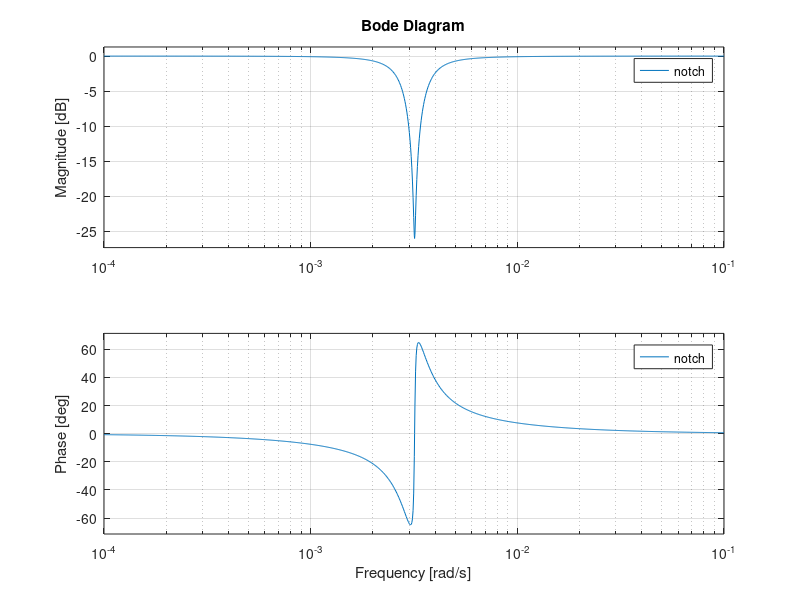
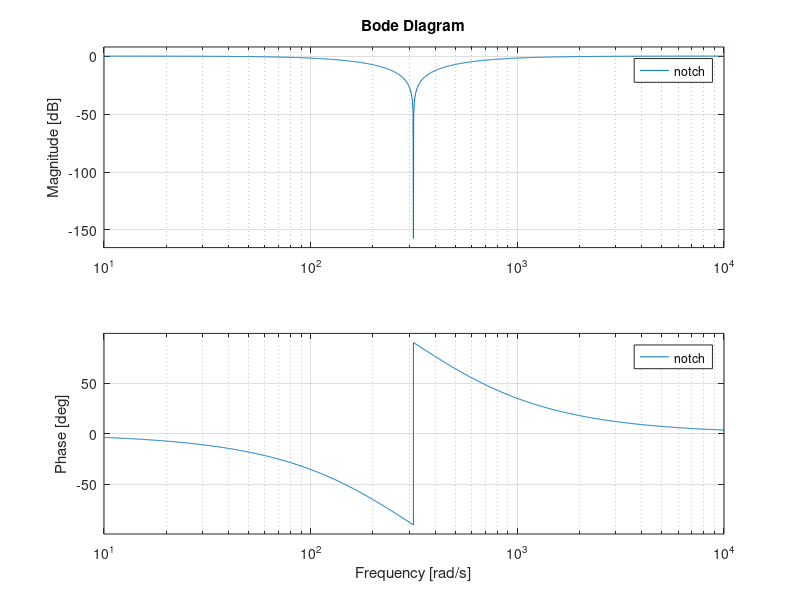

These figures' MATLAB source, in order:
clear;close all;clc;
zero_freq=50;
zero_omega=2*pi*zero_freq;
zero_damp=0.01;
pole_freq=50;
pole_omega=2*pi*pole_freq;
pole_damp=0.2;

pkg load control

s = tf('s')
notch=tf([zero_omega^2 2*zero_omega*zero_damp 1],
[pole_omega^2 2*pole_omega*pole_damp 1]);
figure
bode(notch)

omega_n=zero_omega;
notch=tf([1 0 omega_n^2],[1 2*omega_n omega_n^2]);
figure
bode(notch)